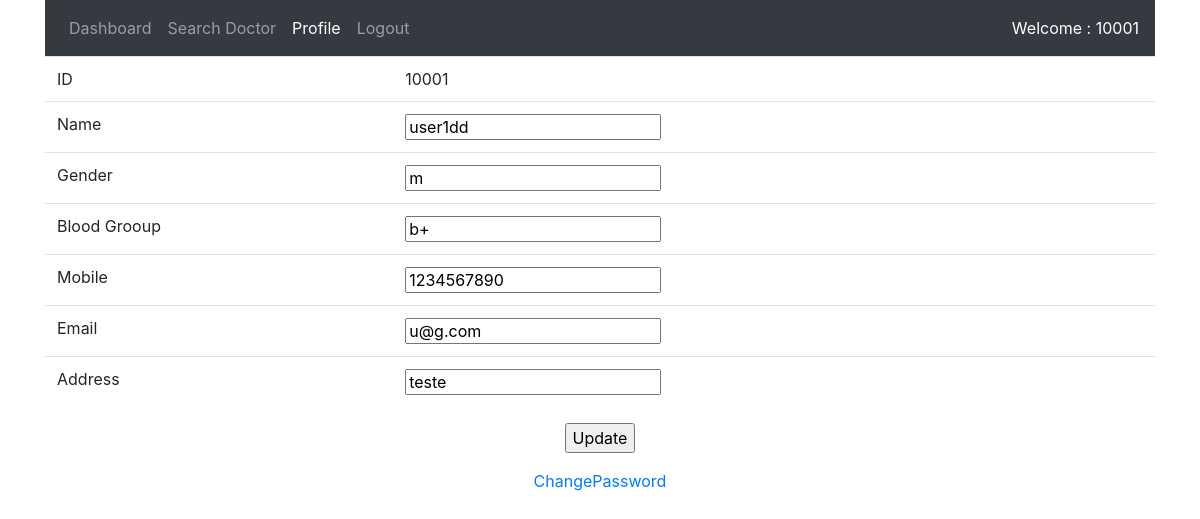
Screenshot of /project/user_profile.php (signed in) with the database file from the repository.
### tables this page shows
CREATE TABLE `user_details` (
  `ID` int(11) NOT NULL,
  `USER_ID` varchar(50) NOT NULL,
  `USER_NAME` varchar(50) NOT NULL,
  `USER_GENDER` varchar(10) NOT NULL,
  `USER_BLOOD_GROUP` varchar(10) NOT NULL,
  `USER_MOBILE` int(11) DEFAULT NULL,
  `USER_EMAIL` varchar(50) DEFAULT NULL,
  `USER_ADDRESS` varchar(300) DEFAULT NULL
);

### project/user_profile.php (the view, shortened to what this page needs)
<?php
include 'dbconnection.php';
if($_SESSION["loginUser"]=="user")
{
  $user_id=$_SESSION["user_id"];
?>
<html>
 <head>
 <link rel="stylesheet" href="css/bootstrap.css">
 </head>
 <body>
 <div class="container" align="center">
 <nav class="navbar navbar-expand-sm bg-dark navbar-dark">
  <ul class="navbar-nav mr-auto">
    <li class="nav-item">
      <a class="nav-link" href="user_dashboard.php">Dashboard</a>
    </li>
    <li class="nav-item">
      <a class="nav-link" href="view_doctors.php">Search Doctor</a>
    </li>
    <li class="nav-item active">
      <a class="nav-link" href="user_profile.php">Profile</a>
    </li>
    <li class="nav-item">
      <a class="nav-link" href="logout.php">Logout</a>
    </li>
  </ul>
  <ul class="navbar-nav">
    <li class="nav-item">
        <span style="color:white">Welcome : <?php echo $user_id ?></span>
    </li>
  </ul>
</nav>
<form method="post" name="user_detail">
<?php
  $query = "SELECT USER_ID,USER_NAME,USER_GENDER,USER_BLOOD_GROUP,USER_MOBILE,USER_EMAIL,USER_ADDRESS FROM user_details where USER_ID='".$user_id."'";
  mysqli_query($db, $query) or die('Error querying database.');
  $result = mysqli_query($db, $query);
  while ($row = mysqli_fetch_array($result))
  {
?>
<table class="table table-condensed">
  <tr>
    <td>ID</td>
    <td><?php echo $row['USER_ID'] ?></td>
  </tr>
  <tr>
    <td>Name</td>
    <td><input type="text" name="user_name" value="<?php echo $row['USER_NAME']  ?>"></td>
  </tr>
  <tr>
    <td>Gender</td>
    <td><input type="text" name="user_gender" value="<?php echo $row['USER_GENDER']  ?>"></td>
  </tr>
  <tr>
    <td>Blood Grooup</td>
    <td><input type="text" name="user_blood_group" value="<?php echo $row['USER_BLOOD_GROUP']  ?>"></td>
  </tr>
  <tr>
    <td>Mobile</td>
    <td><input type="text" name="user_mobile" value="<?php echo $row['USER_MOBILE'] ?>"></td>
  </tr>
  <tr>
    <td>Email</td>
    <td><input type="text" name="user_email" value="<?php echo $row['USER_EMAIL'] ?>"></td>
  </tr>
  <tr>
    <td>Address</td>
    <td><input type="text" name="user_address" value="<?php echo $row['USER_ADDRESS'] ?>"></td>
  </tr>
</table>
<?php
  }
?>
<input type="submit" name="update" value="Update">
</form>
  <a href="change_password.php">ChangePassword</a>
</div>
</body>
</html>
<?php
}else{
    header('location:logout.php');
}
?>

### rows the page displays
user_details: USER_ID "10001", user_name "user1dd", user_gender "m", user_blood_group "b+", user_mobile "1234567890", user_email "u@g.com", user_address "teste"

### other values shown
$user_id "10001"
